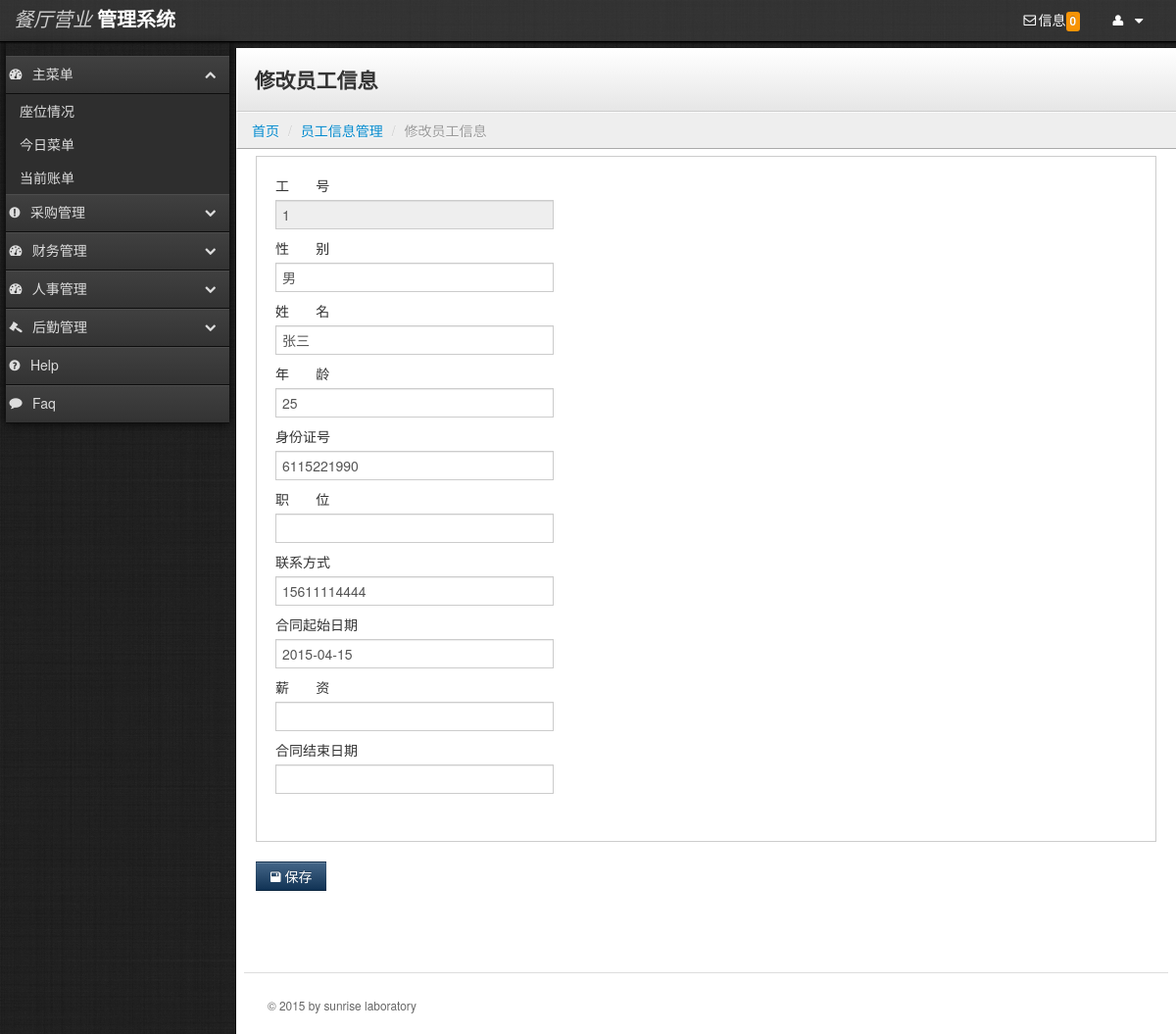
The app's page /newRes/modify_staffinfo.php?id=1 with its own data.
### tables this page shows
CREATE TABLE `staff` (
  `staffID` bigint(20) NOT NULL,
  `name` varchar(50) NOT NULL,
  `sex` varchar(2) default NULL,
  `age` int(11) default NULL,
  `identityCardID` varchar(50) NOT NULL,
  `position` varchar(100) default NULL,
  `phone` varchar(20) NOT NULL,
  `wage` int(11) default NULL,
  `startWorkTime` date NOT NULL,
  `endWorkTime` date default NULL,
  PRIMARY KEY  (`staffID`)
);

### newRes/modify_staffinfo.php (the view, shortened to what this page needs)
<?php include('boot.php');?>
<?php include "conn/conn.php";?>
<?php
if($_SERVER['REQUEST_METHOD']=="GET")
{
	$id=$_GET["id"];
	$selectsql="select * from staff where staffID='".$id."'";
	$sql = mysql_query($selectsql,$conn) or die(mysql_error());
	$row = mysql_fetch_assoc($sql);
}
?>
    <div class="content">
        <div class="header">
            <h1 class="page-title">修改员工信息</h1>
        </div>
                <ul class="breadcrumb">
            <li><a href="index.php">首页</a> <span class="divider">/</span></li>
            <li><a href="staffinfo.php">员工信息管理</a> <span class="divider">/</span></li>
            <li class="active">修改员工信息</li>
        </ul>
        <div class="container-fluid">
            <div class="row-fluid">
<div class="well">
    <div id="myTabContent" class="tab-content">
      <div class="tab-pane active in" id="home">
    <form id="staffinfo" method="post">
        <label>工&nbsp;&nbsp;&nbsp;&nbsp;&nbsp;&nbsp;&nbsp;号</label>
        <input name="id" type="text" class="input-xlarge" value="<?php echo $row['staffID'];?>" readonly>
        <label>性&nbsp;&nbsp;&nbsp;&nbsp;&nbsp;&nbsp;&nbsp;别</label>
        <input type="text" name="sex" value="<?php echo $row['sex'];?>" class="input-xlarge">
        <br/>
        <label>姓&nbsp;&nbsp;&nbsp;&nbsp;&nbsp;&nbsp;&nbsp;名</label>
        <input type="text" name="name" value="<?php echo $row['name'];?>" class="input-xlarge">
        <label>年&nbsp;&nbsp;&nbsp;&nbsp;&nbsp;&nbsp;&nbsp;龄</label>
        <input type="text" name="age" value="<?php echo $row['age'];?>" class="input-xlarge">
        <br/>
        <label>身份证号</label>
        <input type="text" name="sfid" value="<?php echo $row['identityCardID'];?>" class="input-xlarge">
        <label>职&nbsp;&nbsp;&nbsp;&nbsp;&nbsp;&nbsp;&nbsp;位</label>
        <input type="text" name="pos" value="<?php echo $row['position'];?>" class="input-xlarge">
        <br/>
        <label>联系方式</label>
        <input type="text" name="tel" value="<?php echo $row['phone'];?>" class="input-xlarge">
        <label>合同起始日期</label>
        <input type="text" name="startt" value="<?php echo $row['startWorkTime'];?>" class="input-xlarge">
        <br/>
        <label>薪&nbsp;&nbsp;&nbsp;&nbsp;&nbsp;&nbsp;&nbsp;资</label>
        <input type="text" name="wage" value="<?php echo $row['wage'];?>" class="input-xlarge">
        <label>合同结束日期</label>
        <input type="text" name="endt" value="<?php echo $row['endWorkTime'];?>" class="input-xlarge">
      </div>
  </div>
</div>
<div class="btn-toolbar">
    <button class="btn btn-primary" onClick="return BaoCun(form)" value="save"><i class="icon-save"></i> 保存</button>
</div>
                    <footer>
                        <hr>
                        <p>&copy; 2015 by sunrise laboratory </p>
                </footer>
            </div>
        </div>
    </div>
  </body>
</html>

### newRes/stylesheets/theme.css (style rules this page uses)
body { background: #222; background-image: url('../images/black-Linen.png'); background-position: initial initial; background-repeat: initial initial; margin: 0px; padding: 0px; }
h1 { margin-top: 0px; color: #eee; }
hr { border-top: 1px solid #ddd; border-bottom: 1px solid #fff; }
.content { min-width: 400px; position: relative; min-height: 800px; background: #fff; margin-left: 240px; margin-top: 6px; border-left: 1px solid #000000; border-left: 1px solid #111; }
.header { background: #ffffff; background: #ffffff; background: -webkit-gradient(linear, left bottom, left top, color-stop(0, #e6e6e6), color-stop(1, #ffffff)); background: -ms-linear-gradient(bottom, #e6e6e6, #ffffff); background: -moz-linear-gradient(center bottom, #e6e6e6 0%, #ffffff 100%); background: -o-linear-gradient(bottom, #e6e6e6, #ffffff); filter: progid:dximagetransform.microsoft.gradient(startColorStr='#e6e6e6', EndColorStr='#ffffff'); -ms-filter: "progid:DXImageTransform.Microsoft.gradient(startColorStr='#ffffff',EndColorStr='#e6e6e6')"; border-bottom: 1px solid #cccccc; border-top: 1px solid #ffffff; border-left: 1px solid #ffffff; padding: 0em 1.25em; }
.header h1 { margin: 1em 0em; padding: 0em; line-height: 1em; font-size: 1.5em; color: #eee; color: #333; }
.breadcrumb { -webkit-box-shadow: none; -moz-box-shadow: none; box-shadow: none; -webkit-border-radius: 0px; -moz-border-radius: 0px; border-radius: 0px; -moz-background-clip: padding; -webkit-background-clip: padding-box; background-clip: padding-box; background: #eee; border-bottom: 1px solid #aaa; border-top: 1px solid #fafafa; border-left: 1px solid #fff; margin-bottom: .5em; }
footer { padding: 1em; margin-top: 4em; color: #666; font-size: .85em; line-height: 1.3em; }
footer hr { margin: 2em -2em; }
.btn { -webkit-border-radius: 0px; -moz-border-radius: 0px; border-radius: 0px; }
.btn-primary { background-color: #113355; background-image: -webkit-gradient(linear, 0 0, 0 100%, from(#446688), to(#113355)); background-image: -webkit-linear-gradient(top, #446688, #113355); background-image: -o-linear-gradient(top, #446688, #113355); background-image: linear-gradient(to bottom, #446688, #113355); background-image: -moz-linear-gradient(top, #446688, #113355); filter: progid:dximagetransform.microsoft.gradient(startColorStr='#446688', EndColorStr='#113355'); -ms-filter: "progid:DXImageTransform.Microsoft.gradient(startColorStr='#446688',EndColorStr='#113355')"; }
.well { background-color: #fff; border: 1px solid #ccc; -webkit-box-shadow: 1px 1px 0px #ffffff; -moz-box-shadow: 1px 1px 0px #ffffff; box-shadow: 1px 1px 0px #ffffff; -webkit-border-radius: 0px; -moz-border-radius: 0px; border-radius: 0px; -moz-background-clip: padding; -webkit-background-clip: padding-box; background-clip: padding-box; }
input[type="text"], input[type="password"] { -webkit-border-radius: 0px; -moz-border-radius: 0px; border-radius: 0px; -moz-background-clip: padding; -webkit-background-clip: padding-box; background-clip: padding-box; }

### records on screen
staff: id "1", sex "男", name "张三", age "25", sfid "6115221990", tel "15611114444", startt "2015-04-15"

### other values on screen
$arrayDealTFNum['count'] "0"
